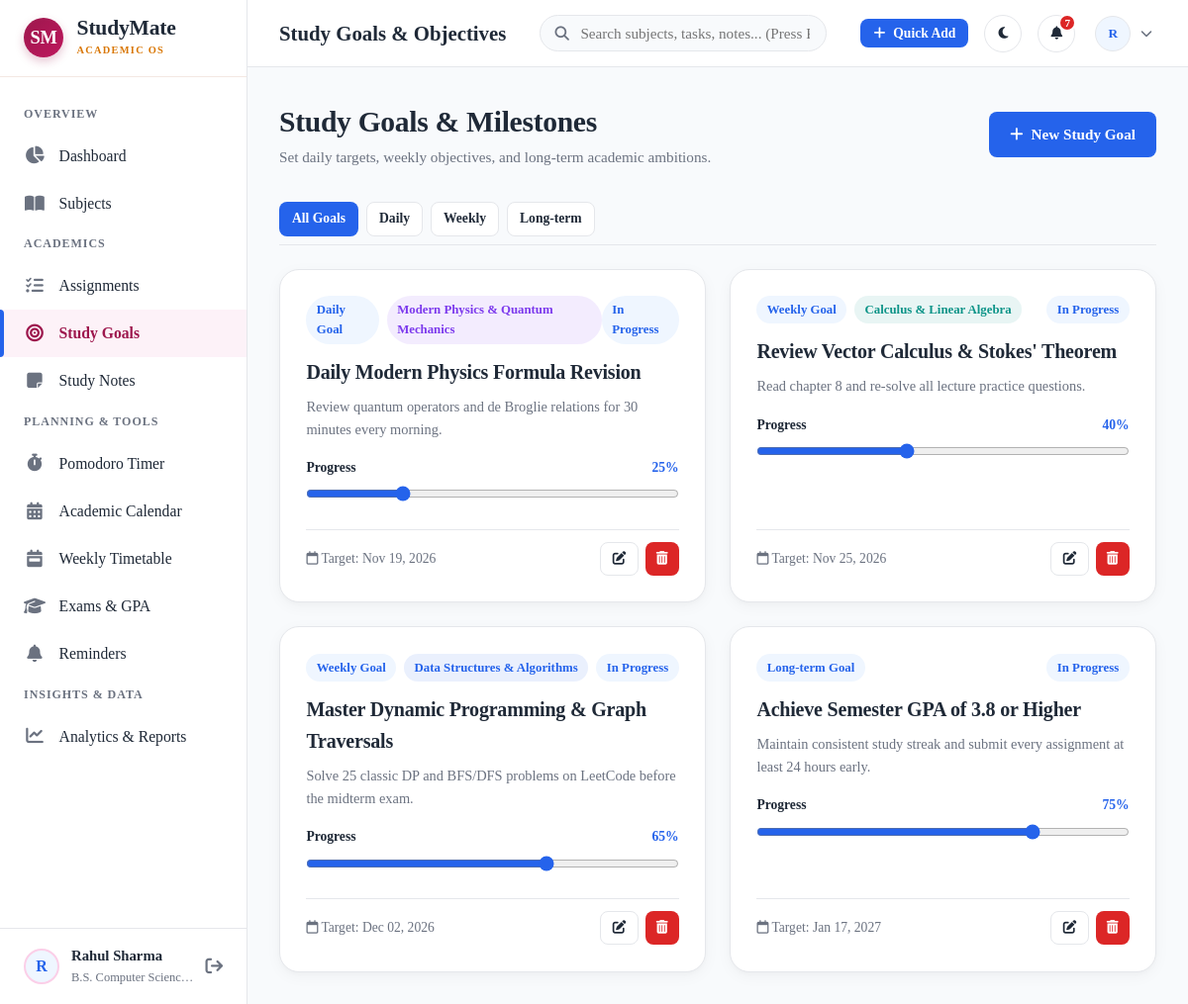
/goals/ (signed in), run on the app's committed database.
### accounts/models.py (models this page shows, shortened)
class Profile(models.Model):
    user = models.OneToOneField(User, on_delete=models.CASCADE, related_name='profile')
    avatar = models.ImageField(upload_to='avatars/', blank=True, null=True)
    institution = models.CharField(max_length=200, blank=True, default='')
    course_grade = models.CharField(max_length=100, blank=True, default='', verbose_name='Course / Grade')
    daily_study_target_hours = models.DecimalField(
        max_digits=4, decimal_places=1, default=4.0,
        verbose_name='Daily Study Target (Hours)'
    )
    bio = models.TextField(blank=True, default='')
    created_at = models.DateTimeField(auto_now_add=True)
    updated_at = models.DateTimeField(auto_now=True)
    @property
    def avatar_url(self):
        if self.avatar and hasattr(self.avatar, 'url'):
            return self.avatar.url
        return None

### core/models.py (models this page shows, shortened)
class StudyGoal(models.Model):
    GOAL_TYPES = (
        ('daily', 'Daily Goal'),
        ('weekly', 'Weekly Goal'),
        ('long_term', 'Long-term Goal'),
    )
    STATUS_CHOICES = (
        ('pending', 'Pending'),
        ('in_progress', 'In Progress'),
        ('completed', 'Completed'),
    )
    user = models.ForeignKey(User, on_delete=models.CASCADE, related_name='study_goals')
    subject = models.ForeignKey(Subject, on_delete=models.SET_NULL, null=True, blank=True, related_name='goals')
    title = models.CharField(max_length=200)
    description = models.TextField(blank=True)
    target_date = models.DateField()
    goal_type = models.CharField(max_length=20, choices=GOAL_TYPES, default='weekly')
    status = models.CharField(max_length=20, choices=STATUS_CHOICES, default='pending')
    progress = models.PositiveSmallIntegerField(default=0, help_text="Progress from 0 to 100%")
    created_at = models.DateTimeField(auto_now_add=True)
    updated_at = models.DateTimeField(auto_now=True)
    class Meta:
        ordering = ['target_date', '-created_at']

class Subject(models.Model):
    user = models.ForeignKey(User, on_delete=models.CASCADE, related_name='subjects')
    name = models.CharField(max_length=150)
    code = models.CharField(max_length=30, blank=True, help_text="e.g. CS101 or MATH201")
    teacher = models.CharField(max_length=100, blank=True)
    color = models.CharField(max_length=20, default='#2563EB', help_text="Hex color code, e.g. #2563EB")
    target_grade = models.CharField(max_length=20, blank=True, help_text="e.g. A+, 95%")
    is_archived = models.BooleanField(default=False)
    created_at = models.DateTimeField(auto_now_add=True)
    class Meta:
        ordering = ['name']
        unique_together = ('user', 'name')

### core/views.py (the view)
# urls.py: path('goals/', views.goal_list_view, name='goal_list'),
@login_required
def goal_list_view(request):
    user = request.user
    goals = StudyGoal.objects.filter(user=user).select_related('subject')
    goal_type = request.GET.get('type')
    if goal_type in ['daily', 'weekly', 'long_term']:
        goals = goals.filter(goal_type=goal_type)
    status = request.GET.get('status')
    if status:
        goals = goals.filter(status=status)
    context = {
        'goals': goals,
        'selected_type': goal_type or 'all',
        'selected_status': status or 'all',
        'active_nav': 'goals',
        'title': 'Study Goals & Objectives',
    }
    return render(request, 'core/goal_list.html', context)

### core/models.py (called while the page is built)
    @property
    def is_completed(self):
        return self.status == 'completed'

    @property
    def countdown_text(self):
        if self.is_completed:
            return "Completed"
        today = date.today()
        delta = (self.due_date - today).days
        if delta < 0:
            abs_days = abs(delta)
            return f"Overdue by {abs_days} day{'s' if abs_days != 1 else ''}"
        elif delta == 0:
            return "Due today"
        elif delta == 1:
            return "Due tomorrow"
        else:
            return f"Due in {delta} days"

### templates/core/goal_list.html (shortened to what this page needs)
{% extends 'base.html' %}
{% load static %}
{% block content %}
<div style="display: flex; justify-content: space-between; align-items: center; margin-bottom: 2rem; flex-wrap: wrap; gap: 1rem;">
  <div>
    <h1>Study Goals & Milestones</h1>
    <p style="color: var(--text-muted); font-size: 0.95rem;">Set daily targets, weekly objectives, and long-term academic ambitions.</p>
  </div>
  <a href="{% url 'core:goal_create' %}" class="btn btn-primary">
    <i class="fa-solid fa-plus"></i> New Study Goal
  </a>
</div>
<div style="display: flex; gap: 0.5rem; margin-bottom: 1.5rem; border-bottom: 1px solid var(--border); padding-bottom: 0.5rem;">
  <a href="{% url 'core:goal_list' %}" class="btn btn-sm {% if selected_type == 'all' %}btn-primary{% else %}btn-secondary{% endif %}">All Goals</a>
  <a href="{% url 'core:goal_list' %}?type=daily" class="btn btn-sm {% if selected_type == 'daily' %}btn-primary{% else %}btn-secondary{% endif %}">Daily</a>
  <a href="{% url 'core:goal_list' %}?type=weekly" class="btn btn-sm {% if selected_type == 'weekly' %}btn-primary{% else %}btn-secondary{% endif %}">Weekly</a>
  <a href="{% url 'core:goal_list' %}?type=long_term" class="btn btn-sm {% if selected_type == 'long_term' %}btn-primary{% else %}btn-secondary{% endif %}">Long-term</a>
</div>
{% if goals %}
  <div style="display: grid; grid-template-columns: repeat(auto-fill, minmax(320px, 1fr)); gap: 1.5rem;">
    {% for g in goals %}
      <div class="card" style="display: flex; flex-direction: column; justify-content: space-between; min-height: 220px;">
        <div>
          <div style="display: flex; justify-content: space-between; align-items: flex-start; margin-bottom: 0.75rem;">
            <div style="display: flex; align-items: center; gap: 0.5rem;">
              <span class="badge" style="background: var(--primary-light); color: var(--primary); font-weight: 700;">
                {{ g.get_goal_type_display }}
              </span>
              {% if g.subject %}
                <span class="badge" style="background: {{ g.subject.color }}18; color: {{ g.subject.color }};">
                  {{ g.subject.name }}
                </span>
              {% endif %}
            </div>
            <span class="badge {% if g.status == 'completed' %}badge-completed{% elif g.status == 'in_progress' %}badge-in-progress{% else %}badge-not-started{% endif %}" id="goal-status-badge-{{ g.id }}">
              {{ g.get_status_display }}
            </span>
          </div>
          <h2 style="font-size: 1.25rem; color: var(--text-main); margin-bottom: 0.5rem;">
            {{ g.title }}
          </h2>
          {% if g.description %}
            <p style="color: var(--text-muted); font-size: 0.9rem; margin-bottom: 1rem;">
              {{ g.description }}
            </p>
          {% endif %}
          <div style="margin-top: 1rem;">
            <div style="display: flex; justify-content: space-between; font-size: 0.85rem; margin-bottom: 0.35rem;">
              <span style="font-weight: 600;">Progress</span>
              <span style="font-weight: 700; color: var(--primary);" id="goal-pct-display-{{ g.id }}">{{ g.progress }}%</span>
            </div>
            <input type="range" min="0" max="100" step="5" value="{{ g.progress }}" style="width: 100%; accent-color: var(--primary); cursor: pointer;" oninput="updateGoalProgressLive({{ g.id }}, this.value)">
          </div>
        </div>
        <div style="display: flex; justify-content: space-between; align-items: center; border-top: 1px solid var(--border); padding-top: 0.75rem; margin-top: 1.25rem; font-size: 0.85rem; color: var(--text-muted);">
          <span>
            <i class="fa-regular fa-calendar"></i> Target: {{ g.target_date|date:"M d, Y" }}
          </span>
          <div style="display: flex; gap: 0.4rem;">
            <a href="{% url 'core:goal_update' g.id %}" class="btn btn-sm btn-secondary" title="Edit Goal">
              <i class="fa-solid fa-pen-to-square"></i>
            </a>
            <a href="{% url 'core:goal_delete' g.id %}" class="btn btn-sm btn-danger btn-icon" title="Delete Goal">
              <i class="fa-solid fa-trash-can"></i>
            </a>
          </div>
        </div>
      </div>
    {% endfor %}
  </div>
{% endif %}
{% endblock %}

### templates/partials/sidebar.html (shortened to what this page needs)
{% load static %}
<aside class="sidebar" id="sidebar">
  <div class="sidebar-header" style="height: 78px; padding: 0 1.5rem; display: flex; align-items: center; justify-content: space-between; border-bottom: 1px solid var(--card-border-soft);">
    <a href="{% url 'core:dashboard' %}" class="public-brand" style="text-decoration: none;">
      <div class="public-brand-monogram" style="width: 40px; height: 40px; font-size: 1.15rem;">SM</div>
      <div>
        <div class="public-brand-title" style="font-size: 1.35rem;">StudyMate</div>
        <div class="public-brand-subtitle" style="font-size: 0.65rem;">ACADEMIC OS</div>
      </div>
    </a>
  </div>
  <nav class="sidebar-nav" style="padding: 1.25rem 0;">
    <div class="nav-section-title">Overview</div>
    <a href="{% url 'core:dashboard' %}" class="nav-item {% if active_nav == 'dashboard' %}active{% endif %}">
      <i class="fa-solid fa-chart-pie"></i>
      <span>Dashboard</span>
    </a>
    <a href="{% url 'core:subject_list' %}" class="nav-item {% if active_nav == 'subjects' %}active{% endif %}">
      <i class="fa-solid fa-book-open"></i>
      <span>Subjects</span>
    </a>
    <div class="nav-section-title">Academics</div>
    <a href="{% url 'core:assignment_list' %}" class="nav-item {% if active_nav == 'assignments' %}active{% endif %}">
      <i class="fa-solid fa-list-check"></i>
      <span>Assignments</span>
    </a>
    <a href="{% url 'core:goal_list' %}" class="nav-item {% if active_nav == 'goals' %}active{% endif %}">
      <i class="fa-solid fa-bullseye"></i>
      <span>Study Goals</span>
    </a>
    <a href="{% url 'core:note_list' %}" class="nav-item {% if active_nav == 'notes' %}active{% endif %}">
      <i class="fa-solid fa-note-sticky"></i>
      <span>Study Notes</span>
    </a>
    <div class="nav-section-title">Planning & Tools</div>
    <a href="{% url 'planner:timer' %}" class="nav-item {% if active_nav == 'timer' %}active{% endif %}">
      <i class="fa-solid fa-stopwatch"></i>
      <span>Pomodoro Timer</span>
    </a>
    <a href="{% url 'planner:calendar' %}" class="nav-item {% if active_nav == 'calendar' %}active{% endif %}">
      <i class="fa-solid fa-calendar-days"></i>
      <span>Academic Calendar</span>
    </a>
    <a href="{% url 'planner:timetable' %}" class="nav-item {% if active_nav == 'timetable' %}active{% endif %}">
      <i class="fa-solid fa-calendar-week"></i>
      <span>Weekly Timetable</span>
    </a>
    <a href="{% url 'planner:exam_list' %}" class="nav-item {% if active_nav == 'exams' %}active{% endif %}">
      <i class="fa-solid fa-graduation-cap"></i>
      <span>Exams & GPA</span>
    </a>
    <a href="{% url 'planner:reminders' %}" class="nav-item {% if active_nav == 'reminders' %}active{% endif %}">
      <i class="fa-solid fa-bell"></i>
      <span>Reminders</span>
    </a>
    <div class="nav-section-title">Insights & Data</div>
    <a href="{% url 'analytics:dashboard' %}" class="nav-item {% if active_nav == 'analytics' %}active{% endif %}">
      <i class="fa-solid fa-chart-line"></i>
      <span>Analytics & Reports</span>
    </a>
  </nav>
  <div class="sidebar-footer">
    <div class="user-quick-profile">
      <div class="user-avatar-sm" style="border: 2px solid var(--luxury-rose-border);">
        {% if user.profile.avatar_url %}
          <img src="{{ user.profile.avatar_url }}" alt="{{ user.username }}">
        {% else %}
          <span>{{ user.first_name|first|default:user.username|first|upper }}</span>
        {% endif %}
      </div>
      <div style="flex: 1; overflow: hidden;">
        <div style="font-weight: 700; font-size: 0.92rem; white-space: nowrap; text-overflow: ellipsis; overflow: hidden;">
          {{ user.get_full_name|default:user.username }}
        </div>
        <div style="font-size: 0.78rem; color: var(--text-muted); white-space: nowrap; text-overflow: ellipsis; overflow: hidden;">
          {{ user.profile.course_grade|default:"Student" }}
        </div>
      </div>
      <a href="{% url 'accounts:logout' %}" title="Log Out" style="color: var(--text-muted); font-size: 1.1rem;">
        <i class="fa-solid fa-arrow-right-from-bracket"></i>
      </a>
    </div>
  </div>
</aside>

### templates/partials/navbar.html (shortened to what this page needs)
{% load static %}
<header class="topbar">
  <div class="topbar-left">
    <div class="page-title-header">
      {{ title|default:"StudyMate Workspace" }}
    </div>
  </div>
  <form action="{% url 'core:global_search' %}" method="GET" class="topbar-search">
    <input type="text" name="q" value="{{ query|default:'' }}" placeholder="Search subjects, tasks, notes... (Press Enter)" autocomplete="off">
  </form>
  <div class="topbar-right">
    <button class="btn btn-primary btn-sm" onclick="openQuickAddModal()" title="Press 'N' anywhere to quick add">
      <i class="fa-solid fa-plus"></i>
      <span>Quick Add</span>
    </button>
    <button class="action-icon-btn" id="theme-toggle-btn" title="Toggle Light / Dark Mode">
      <i class="fa-solid fa-moon" id="theme-toggle-icon"></i>
    </button>
    <div style="position: relative;">
      <button class="action-icon-btn" id="notif-toggle-btn" title="Notifications">
        <i class="fa-solid fa-bell"></i>
        {% if nav_notification_count > 0 %}
          <span class="badge-dot">{{ nav_notification_count }}</span>
        {% endif %}
      </button>
    </div>
    <div class="profile-dropdown-wrapper">
      <button class="profile-btn" id="profile-dropdown-btn">
        <div class="user-avatar-sm">
          {% if user.profile.avatar_url %}
            <img src="{{ user.profile.avatar_url }}" alt="{{ user.username }}">
          {% else %}
            <span>{{ user.first_name|first|default:user.username|first|upper }}</span>
          {% endif %}
        </div>
        <i class="fa-solid fa-chevron-down" style="font-size: 0.75rem; color: var(--text-muted);"></i>
      </button>
    </div>
  </div>
</header>

### data on the page
StudyGoal: goal_type "Daily Goal", subject.name "Modern Physics & Quantum Mechanics", status "In Progress", title "Daily Modern Physics Formula Revision", description "Review quantum operators and de Broglie relations for 30 minutes every morning.", progress "25", target_date "Nov 19, 2026"
StudyGoal: goal_type "Weekly Goal", subject.name "Calculus & Linear Algebra", status "In Progress", title "Review Vector Calculus & Stokes' Theorem", description "Read chapter 8 and re-solve all lecture practice questions.", progress "40", target_date "Nov 25, 2026"
StudyGoal: goal_type "Weekly Goal", subject.name "Data Structures & Algorithms", status "In Progress", title "Master Dynamic Programming & Graph Traversals", description "Solve 25 classic DP and BFS/DFS problems on LeetCode before the midterm exam.", progress "65", target_date "Dec 02, 2026"
StudyGoal: goal_type "Long-term Goal", status "In Progress", title "Achieve Semester GPA of 3.8 or Higher", description "Maintain consistent study streak and submit every assignment at least 24 hours early.", progress "75", target_date "Jan 17, 2027"

### other printed values
{{ user.first_name|first|default:user.username|first|upper }} "R"
{{ user.get_full_name|default:user.username }} "Rahul Sharma"
{{ user.profile.course_grade|default:"Student" }} "B.S. Computer Scien…"
{{ title|default:"StudyMate Workspace" }} "Study Goals & Objectives"
{{ nav_notification_count }} "7"
